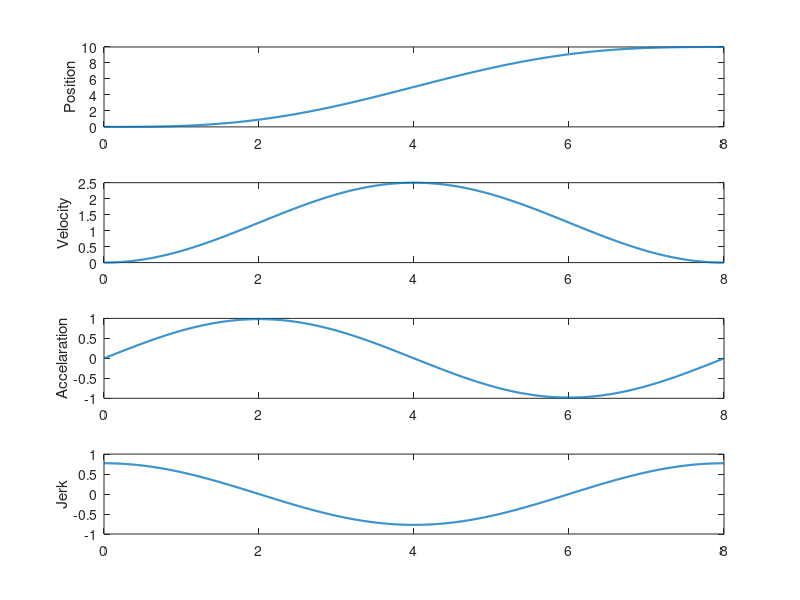

Here is the MATLAB script that generated this plot:
%Cycloideal Trajectory
% Example 2.15
clear;clc;

t0 = 0;
t1 = 8;
T = 8;
q0 = 0;
q1 = 10;
h = q1 - q0;

x=linspace(0,T,1000);
y=[];
dy = [];
ddy = [];
dddy = [];

for t = x;
    q = h * ((t - t0)/T - 1/(2 * pi) * sin(2*pi * (t - t0)/T)) + q0;
    y = [y,q];
    dq = h/T * ( 1 - cos( 2 *pi *(t - t0)/T));
    dy = [dy,dq];
 
    ddq = 2 * pi * h/(T^2) * sin( 2* pi *(t - t0)/T);
    ddy = [ddy,ddq];
    dddq = 4 * pi^2 *h / (T^3) * cos(2*pi *(t - t0)/T);
    dddy = [dddy,dddq];
end


subplot(4,1,1);
plot(x,y,'linewidth',1.5);
ylabel('Position')

subplot(4,1,2);
plot(x,dy,'linewidth',1.5);
ylabel('Velocity')

subplot(4,1,3);
plot(x,ddy,'linewidth',1.5);
ylabel('Accelaration')

subplot(4,1,4);
plot(x,dddy,'linewidth',1.5);
ylabel('Jerk')